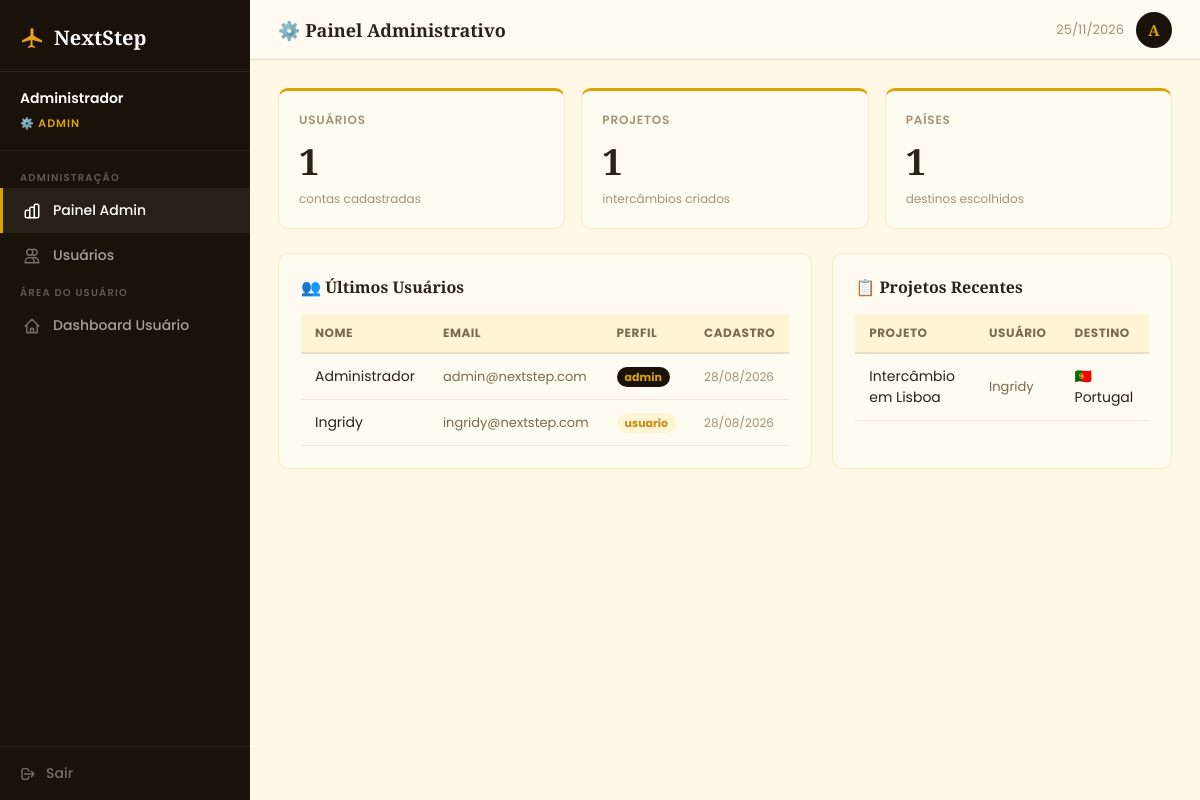
Page /admin/dashboard.php (signed in) on the earlier database version.
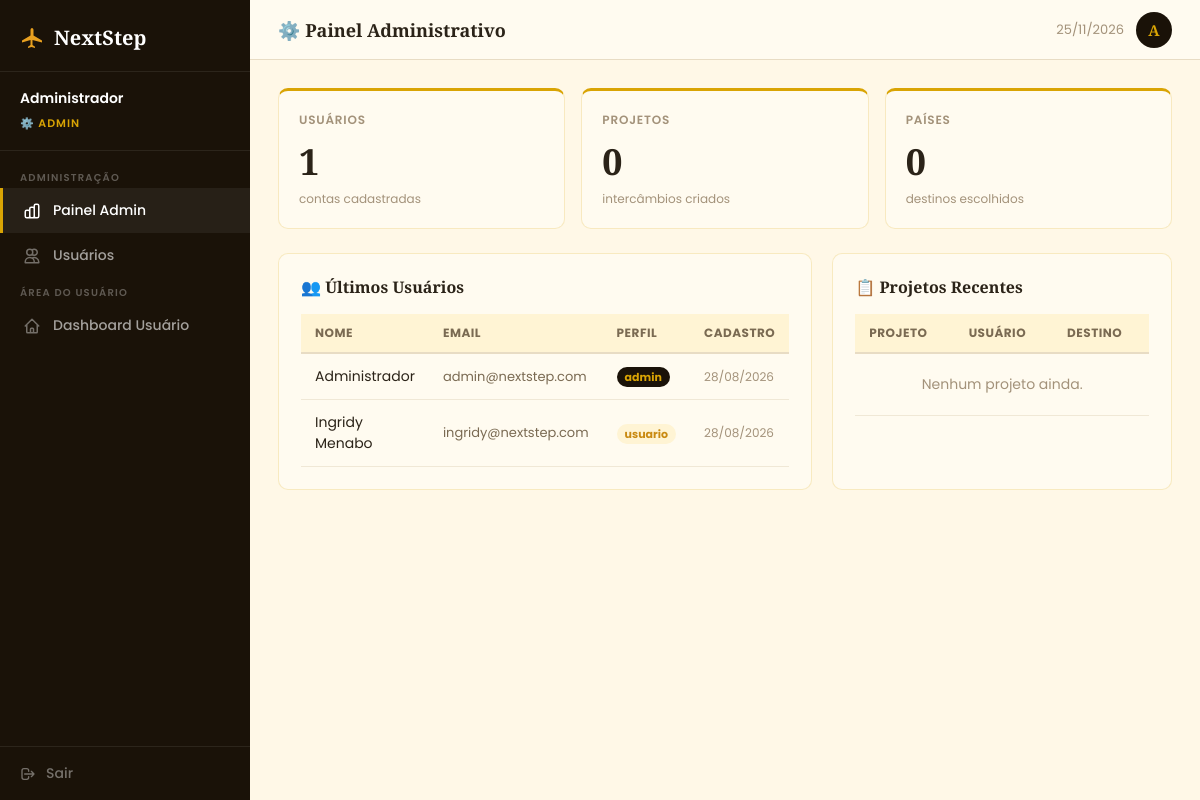
Same page on the later database version.
### tables this page shows
CREATE TABLE usuarios(id_usuario INT NOT NULL AUTO_INCREMENT,nome VARCHAR(100) NOT NULL,email VARCHAR(150) NOT NULL,senha_hash VARCHAR(255) NOT NULL,idade TINYINT NOT NULL DEFAULT 18,cidade VARCHAR(100) DEFAULT NULL,estado CHAR(2) DEFAULT NULL,tem_passaporte TINYINT(1) NOT NULL DEFAULT 0,id_perfil INT NOT NULL DEFAULT 2,ativo TINYINT(1) NOT NULL DEFAULT 1,criado_em DATETIME NOT NULL DEFAULT CURRENT_TIMESTAMP,CONSTRAINT pk_usuarios PRIMARY KEY(id_usuario),CONSTRAINT uq_email UNIQUE(email),CONSTRAINT fk_usu_perfil FOREIGN KEY(id_perfil)REFERENCES perfis(id_perfil));

CREATE TABLE perfis(id_perfil INT NOT NULL AUTO_INCREMENT,nome VARCHAR(30) NOT NULL,CONSTRAINT pk_perfis PRIMARY KEY(id_perfil),CONSTRAINT uq_perfis UNIQUE(nome));

CREATE TABLE projetos(id_projeto INT NOT NULL AUTO_INCREMENT,id_usuario INT NOT NULL,id_pais INT NOT NULL,id_cidade INT NOT NULL,id_objetivo INT NOT NULL,nome VARCHAR(150) NOT NULL,duracao_meses TINYINT NOT NULL,data_inicio DATE DEFAULT NULL,notas TEXT DEFAULT NULL,criado_em DATETIME NOT NULL DEFAULT CURRENT_TIMESTAMP,CONSTRAINT pk_projetos PRIMARY KEY(id_projeto),CONSTRAINT fk_proj_usuario FOREIGN KEY(id_usuario)REFERENCES usuarios(id_usuario)ON DELETE CASCADE,CONSTRAINT fk_proj_pais FOREIGN KEY(id_pais)REFERENCES paises(id_pais),CONSTRAINT fk_proj_cidade FOREIGN KEY(id_cidade)REFERENCES cidades(id_cidade),CONSTRAINT fk_proj_objetivo FOREIGN KEY(id_objetivo)REFERENCES objetivos(id_objetivo));

CREATE TABLE paises(id_pais INT NOT NULL AUTO_INCREMENT,nome VARCHAR(100) NOT NULL,bandeira VARCHAR(10) NOT NULL DEFAULT '',moeda VARCHAR(10) NOT NULL,idioma VARCHAR(80) NOT NULL,requer_visto TINYINT(1) NOT NULL DEFAULT 0,CONSTRAINT pk_paises PRIMARY KEY(id_pais));

### includes/funcoes.php (called while the page is built, shortened)
<?php
function limpar(string $dado): string {
    return htmlspecialchars(trim($dado), ENT_QUOTES, 'UTF-8');
}
function usuario(): array {
    return [
        'id'     => $_SESSION['id_usuario'] ?? 0,
        'nome'   => $_SESSION['nome']       ?? '',
        'email'  => $_SESSION['email']      ?? '',
        'perfil' => $_SESSION['perfil']     ?? '',
    ];
}

### admin/dashboard.php (the view, shortened to what the changed rows need)
<?php
require_once __DIR__ . '/../includes/funcoes.php';
$u   = usuario();
$pdo = conectar();
$totalProjetos = $pdo->query('SELECT COUNT(*) FROM projetos')->fetchColumn();
$totalPaises   = $pdo->query('SELECT COUNT(DISTINCT id_pais) FROM projetos')->fetchColumn();
$ultUsu = $pdo->query(
    'SELECT u.id_usuario, u.nome, u.email, u.idade, u.criado_em, p.nome AS perfil
       FROM usuarios u
       JOIN perfis p ON p.id_perfil = u.id_perfil
      ORDER BY u.criado_em DESC LIMIT 8'
)->fetchAll();
$ultProj = $pdo->query(
    'SELECT pr.nome, pr.duracao_meses, pr.criado_em,
            u.nome AS usuario, pa.nome AS pais, pa.bandeira
       FROM projetos pr
       JOIN usuarios u  ON u.id_usuario = pr.id_usuario
       JOIN paises   pa ON pa.id_pais   = pr.id_pais
      ORDER BY pr.criado_em DESC LIMIT 6'
)->fetchAll();
?>
<!DOCTYPE html>
<html lang="pt-BR">
<head>
  <link rel="stylesheet" href="<?= ROOT_URL ?>/assets/css/styles.css">
</head>
<body>
<div class="ns-layout">
  <aside class="ns-sidebar">
    <div class="ns-sidebar__user">
      <span class="ns-sidebar__user-nome"><?= limpar($u['nome']) ?></span>
      <span class="ns-sidebar__user-perfil">⚙️ Admin</span>
    </div>
  </aside>
  <main class="ns-main">
    <div class="ns-topbar">
      <div style="display:flex;align-items:center;gap:12px;">
        <span style="font-size:13px;color:#a3927a;"><?= date('d/m/Y') ?></span>
        <div class="ns-avatar"><?= strtoupper(substr($u['nome'], 0, 1)) ?></div>
      </div>
    </div>
    <div class="ns-content">
      <div class="ns-stats">
        <div class="ns-stat">
          <div class="ns-stat__label">Projetos</div>
          <div class="ns-stat__valor"><?= $totalProjetos ?></div>
          <div class="ns-stat__sub">intercâmbios criados</div>
        </div>
        <div class="ns-stat">
          <div class="ns-stat__label">Países</div>
          <div class="ns-stat__valor"><?= $totalPaises ?></div>
          <div class="ns-stat__sub">destinos escolhidos</div>
        </div>
      </div>
      <div style="display:grid;grid-template-columns:1fr 1fr;gap:20px;">
        <div class="ns-card">
          <table>
            <thead>
              <tr>
                <th>Nome</th>
                <th>Email</th>
                <th>Perfil</th>
                <th>Cadastro</th>
              </tr>
            </thead>
            <tbody>
              <?php foreach ($ultUsu as $usr): ?>
                <tr>
                  <td><?= limpar($usr['nome']) ?></td>
                  <td style="font-size:13px;color:#7a6a52;"><?= limpar($usr['email']) ?></td>
                  <td>
                    <span class="<?= $usr['perfil'] === 'admin' ? 'badge-admin' : 'badge-usuario' ?>">
                      <?= limpar($usr['perfil']) ?>
                    </span>
                  </td>
                  <td style="font-size:12px;color:#a3927a;">
                    <?= date('d/m/Y', strtotime($usr['criado_em'])) ?>
                  </td>
                </tr>
              <?php endforeach; ?>
            </tbody>
          </table>
        </div>
        <div class="ns-card">
          <table>
            <thead>
              <tr>
                <th>Projeto</th>
                <th>Usuário</th>
                <th>Destino</th>
              </tr>
            </thead>
            <tbody>
              <?php foreach ($ultProj as $pj): ?>
                <tr>
                  <td><?= limpar($pj['nome']) ?></td>
                  <td style="font-size:13px;color:#7a6a52;"><?= limpar($pj['usuario']) ?></td>
                  <td><?= limpar($pj['bandeira']) ?> <?= limpar($pj['pais']) ?></td>
                </tr>
              <?php endforeach; ?>
              <?php if (empty($ultProj)): ?>
                <tr><td colspan="3" style="text-align:center;color:#a3927a;padding:20px;">Nenhum projeto ainda.</td></tr>
              <?php endif; ?>
            </tbody>
          </table>
        </div>
      </div>
    </div>
  </main>
</div>
</body>
</html>

Differences in the rows shown:
removed projetos: nome "Intercâmbio em Lisboa", id_usuario.nome "Ingridy", id_pais.bandeira "🇵🇹", id_pais.nome "Portugal"
changed usuarios "ingridy@nextstep.com": nome "Ingridy" → "Ingridy Menabo"
Other differences:
$totalProjetos: "1" → "0"
$totalPaises: "1" → "0"
text now shown: "Nenhum projeto ainda."
